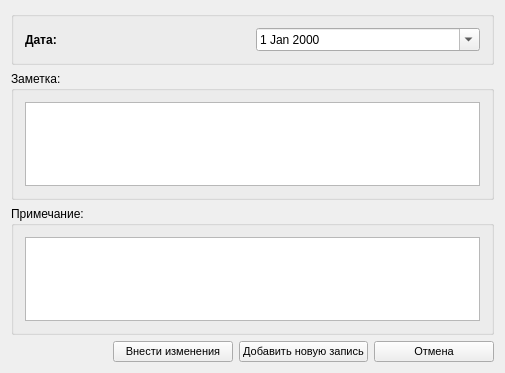
<?xml version="1.0" encoding="UTF-8"?>
<ui version="4.0">
 <class>ZNotebooksForm</class>
 <widget class="QWidget" name="ZNotebooksForm">
  <property name="geometry">
   <rect>
    <x>0</x>
    <y>0</y>
    <width>505</width>
    <height>373</height>
   </rect>
  </property>
  <property name="minimumSize">
   <size>
    <width>480</width>
    <height>250</height>
   </size>
  </property>
  <property name="windowTitle">
   <string>Добавление (изменение) заметки</string>
  </property>
  <property name="windowIcon">
   <iconset resource="../DSV.qrc">
    <normaloff>:/images/add.png</normaloff>:/images/add.png</iconset>
  </property>
  <property name="styleSheet">
   <string notr="true"/>
  </property>
  <layout class="QVBoxLayout" name="verticalLayout">
   <item>
    <widget class="QGroupBox" name="requiredBox">
     <property name="title">
      <string/>
     </property>
     <layout class="QGridLayout" name="gridLayout_2">
      <item row="1" column="0">
       <widget class="QLabel" name="lblSectionPlus">
        <property name="font">
         <font>
          <weight>75</weight>
          <bold>true</bold>
         </font>
        </property>
        <property name="text">
         <string>Дата:</string>
        </property>
       </widget>
      </item>
      <item row="1" column="1">
       <widget class="QDateEdit" name="date">
        <property name="calendarPopup">
         <bool>true</bool>
        </property>
       </widget>
      </item>
     </layout>
    </widget>
   </item>
   <item>
    <widget class="QGroupBox" name="pnlComment">
     <property name="title">
      <string>Заметка:</string>
     </property>
     <layout class="QGridLayout" name="gridLayout">
      <item row="0" column="0">
       <widget class="QTextEdit" name="txtNote"/>
      </item>
     </layout>
    </widget>
   </item>
   <item>
    <widget class="QGroupBox" name="pnlComment_2">
     <property name="title">
      <string>Примечание:</string>
     </property>
     <layout class="QGridLayout" name="gridLayout_3">
      <item row="0" column="0">
       <widget class="QTextEdit" name="txtComment"/>
      </item>
     </layout>
    </widget>
   </item>
   <item>
    <layout class="QHBoxLayout" name="horizontalLayout">
     <item>
      <spacer name="horizontalSpacer">
       <property name="orientation">
        <enum>Qt::Horizontal</enum>
       </property>
       <property name="sizeHint" stdset="0">
        <size>
         <width>40</width>
         <height>20</height>
        </size>
       </property>
      </spacer>
     </item>
     <item>
      <widget class="QPushButton" name="cmdSave">
       <property name="minimumSize">
        <size>
         <width>120</width>
         <height>0</height>
        </size>
       </property>
       <property name="font">
        <font>
         <family>MS Shell Dlg 2</family>
         <pointsize>8</pointsize>
        </font>
       </property>
       <property name="text">
        <string>Внести изменения</string>
       </property>
       <property name="icon">
        <iconset resource="../DSV.qrc">
         <normaloff>:/images/add.png</normaloff>:/images/add.png</iconset>
       </property>
       <property name="iconSize">
        <size>
         <width>24</width>
         <height>24</height>
        </size>
       </property>
      </widget>
     </item>
     <item>
      <widget class="QPushButton" name="cmdSaveNew">
       <property name="minimumSize">
        <size>
         <width>120</width>
         <height>0</height>
        </size>
       </property>
       <property name="font">
        <font>
         <family>MS Shell Dlg 2</family>
         <pointsize>8</pointsize>
        </font>
       </property>
       <property name="text">
        <string>Добавить новую запись</string>
       </property>
       <property name="icon">
        <iconset resource="../DSV.qrc">
         <normaloff>:/images/add.png</normaloff>:/images/add.png</iconset>
       </property>
       <property name="iconSize">
        <size>
         <width>24</width>
         <height>24</height>
        </size>
       </property>
      </widget>
     </item>
     <item>
      <widget class="QPushButton" name="cmdCancel">
       <property name="minimumSize">
        <size>
         <width>120</width>
         <height>0</height>
        </size>
       </property>
       <property name="font">
        <font>
         <family>MS Shell Dlg 2</family>
         <pointsize>8</pointsize>
        </font>
       </property>
       <property name="text">
        <string>Отмена</string>
       </property>
       <property name="icon">
        <iconset resource="../DSV.qrc">
         <normaloff>:/images/error.png</normaloff>:/images/error.png</iconset>
       </property>
       <property name="iconSize">
        <size>
         <width>24</width>
         <height>24</height>
        </size>
       </property>
      </widget>
     </item>
    </layout>
   </item>
  </layout>
 </widget>
 <layoutdefault spacing="6" margin="11"/>
 <resources>
  <include location="../DSV.qrc"/>
 </resources>
 <connections>
  <connection>
   <sender>cmdCancel</sender>
   <signal>clicked()</signal>
   <receiver>ZNotebooksForm</receiver>
   <slot>close()</slot>
   <hints>
    <hint type="sourcelabel">
     <x>423</x>
     <y>337</y>
    </hint>
    <hint type="destinationlabel">
     <x>246</x>
     <y>181</y>
    </hint>
   </hints>
  </connection>
 </connections>
</ui>
